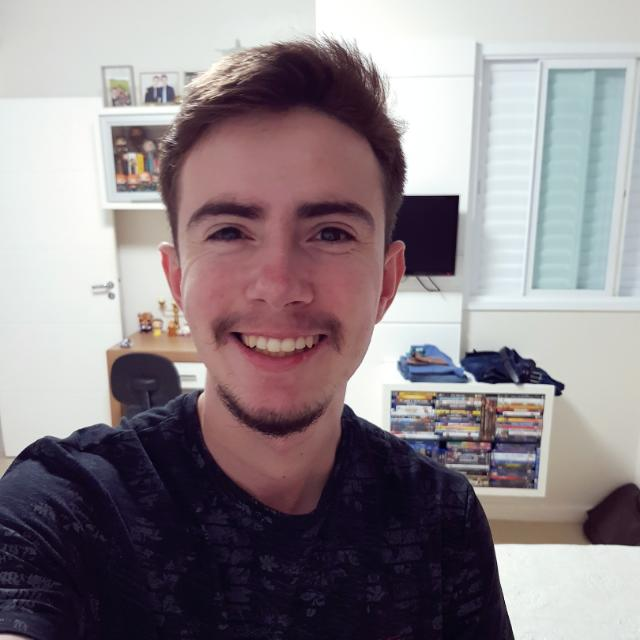
#> input picture Renan.jpeg, 640 x 640 px
$ python TesteFacialRenan.py
#> lines starting #> are read from the running program, lines starting #| are printed output that depends on the picture; after the words box and inside, x2 and y2 are one past the last pixel; in counts of white or black regions, pixels touching at a corner belong together
import cv2

cascade_path = 'haarcascade_frontalface_default.xml'

image_path = 'Renan.jpeg'
clf = cv2.CascadeClassifier(cascade_path)
img = cv2.imread(image_path)
#> img is the input picture: shape (640, 640, 3); mean B, G, R 138, 133.2, 142.3
gray = cv2.cvtColor(img, cv2.COLOR_BGR2GRAY)
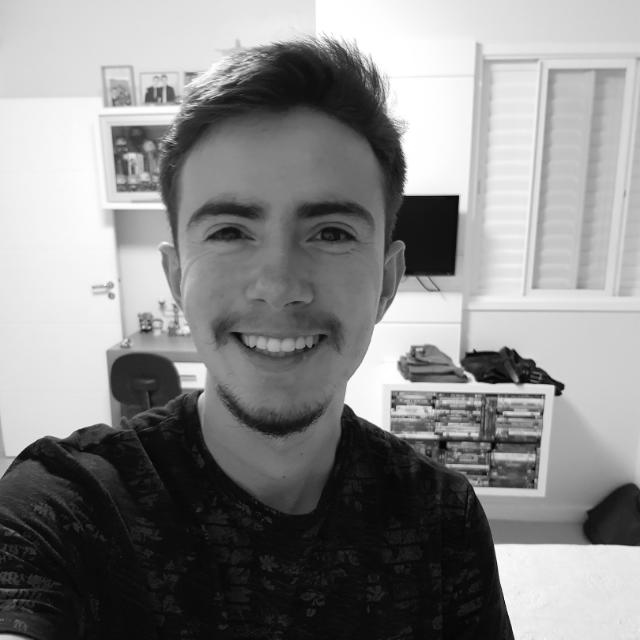
#> gray: shape (640, 640); min 2, max 255, mean 136.5

faces = clf.detectMultiScale(gray, 1.3, 10)
#> faces = [[142, 125, 266, 266]]

for (x, y, w, h) in faces:
    img = cv2.rectangle(img, (x, y), (x + w, y + h), (255, 255, 0), 2)
#> this loop made 1 pass
#> pass 1, `img = cv2.rectangle(img, (x, y), (x + w, y + h), (255, 255, 0), 2)`:
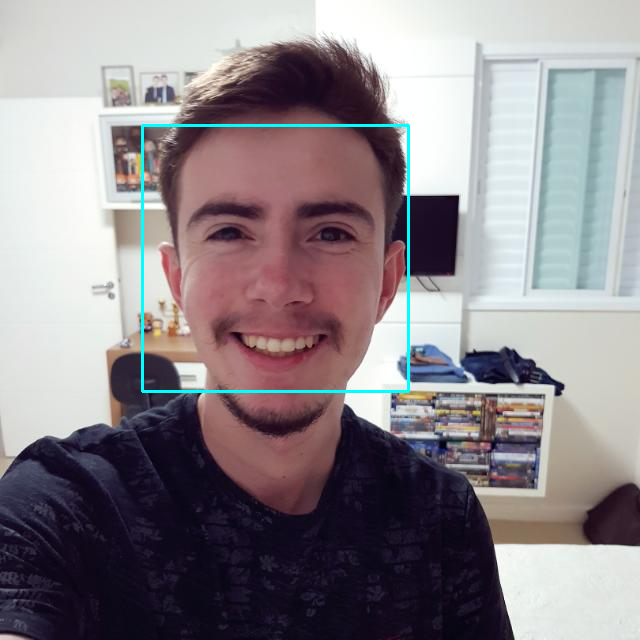
#> img: shape (640, 640, 3); 0.78% of pixels changed, all inside (x1, y1, x2, y2) = (141, 124, 410, 393)

cv2.imshow('resultado', img)
cv2.waitKey(0)
cv2.destroyAllWindows()

exit(0)
#> (the program exits here)
